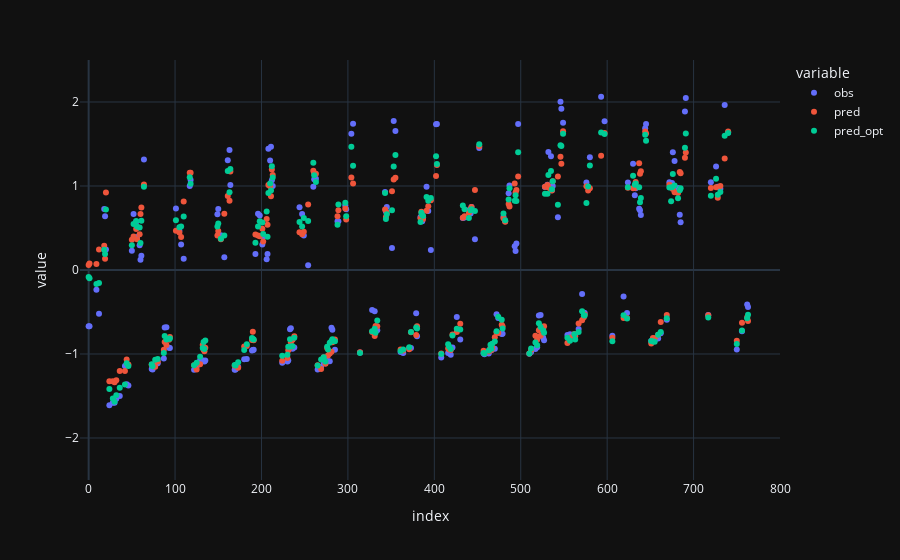

The notebook cell this image was saved under:
### Code cell
import plotly.express as px
'''
On regarder le placement des points pour '''
px.scatter(df_result, template="plotly_dark",
           # x='observation', y='prediction',
            range_x=[-10,800], range_y=[-2.5,2.5])

### Figure 1 — Plotly figure (JSON) as saved in the notebook; plotly's stock layout.template omitted (floating-point values rounded to 4 significant figures; data arrays with more than 128 entries replaced by an {"elided": "..."} marker saying what was removed)
{"data": [{"hovertemplate": "variable=obs<br>index=%{x}<br>value=%{y}<extra></extra>", "legendgroup": "obs", "marker": {"color": "#636efa", "symbol": "circle"}, "mode": "markers", "name": "obs", "orientation": "v", "showlegend": true, "x": {"elided": "231 int values"}, "xaxis": "x", "y": {"elided": "231 float values"}, "yaxis": "y", "type": "scatter"}, {"hovertemplate": "variable=pred<br>index=%{x}<br>value=%{y}<extra></extra>", "legendgroup": "pred", "marker": {"color": "#EF553B", "symbol": "circle"}, "mode": "markers", "name": "pred", "orientation": "v", "showlegend": true, "x": {"elided": "231 int values"}, "xaxis": "x", "y": {"elided": "231 float values"}, "yaxis": "y", "type": "scatter"}, {"hovertemplate": "variable=pred_opt<br>index=%{x}<br>value=%{y}<extra></extra>", "legendgroup": "pred_opt", "marker": {"color": "#00cc96", "symbol": "circle"}, "mode": "markers", "name": "pred_opt", "orientation": "v", "showlegend": true, "x": {"elided": "231 int values"}, "xaxis": "x", "y": {"elided": "231 float values"}, "yaxis": "y", "type": "scatter"}], "layout": {"xaxis": {"anchor": "y", "domain": [0.0, 1.0], "title": {"text": "index"}, "range": [-10, 800]}, "yaxis": {"anchor": "x", "domain": [0.0, 1.0], "title": {"text": "value"}, "range": [-2.5, 2.5]}, "legend": {"title": {"text": "variable"}, "tracegroupgap": 0}, "margin": {"t": 60}}}
